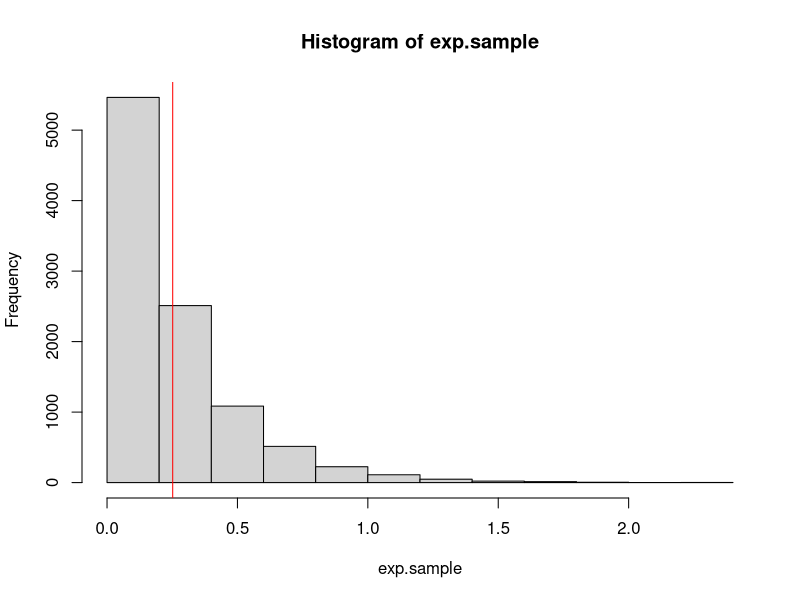
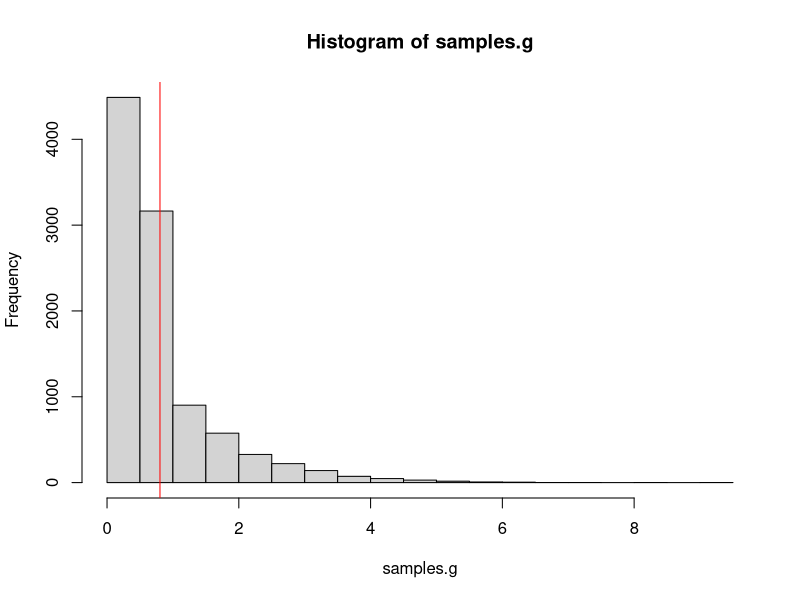
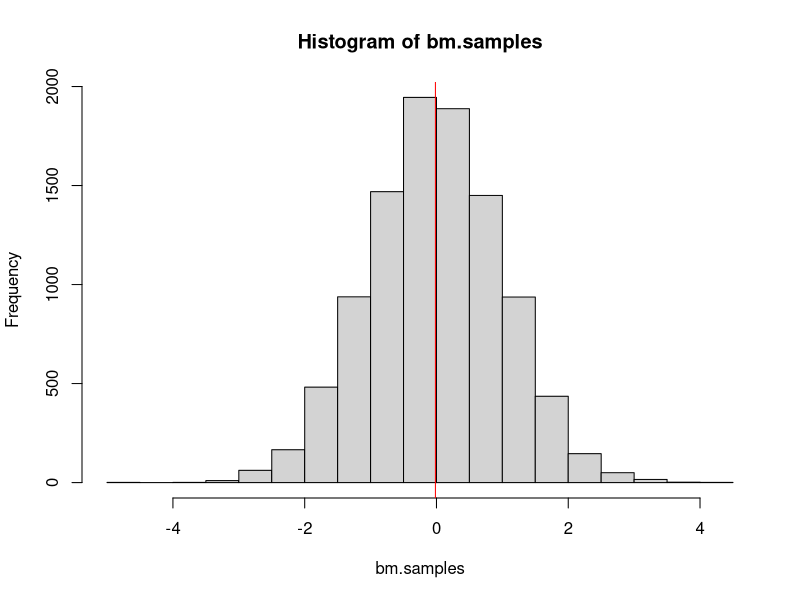
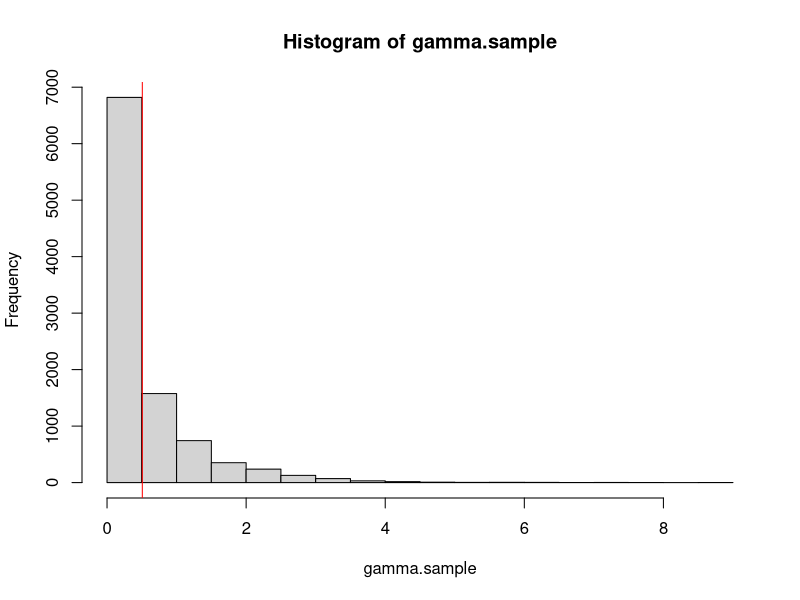
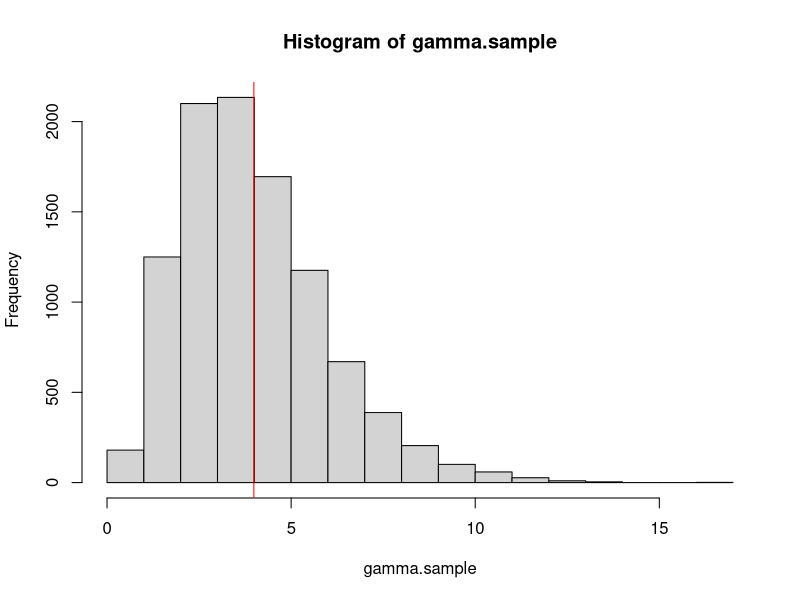
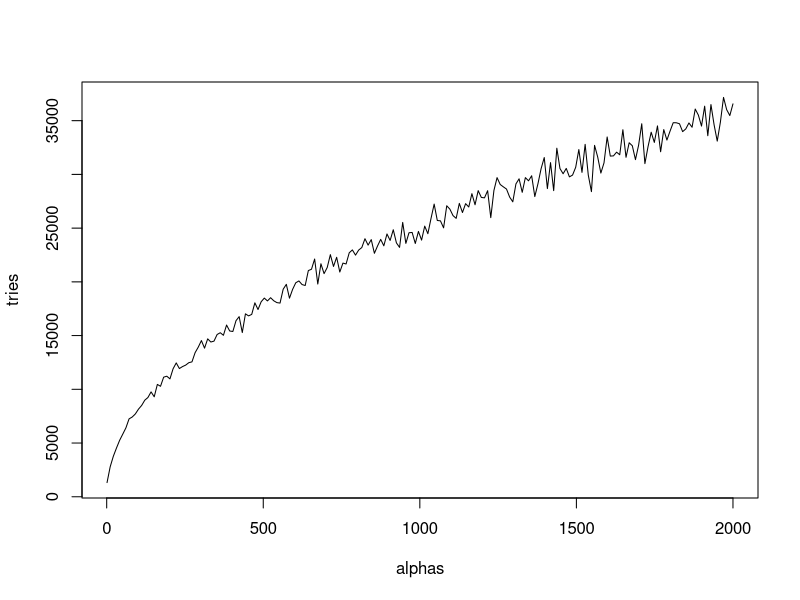
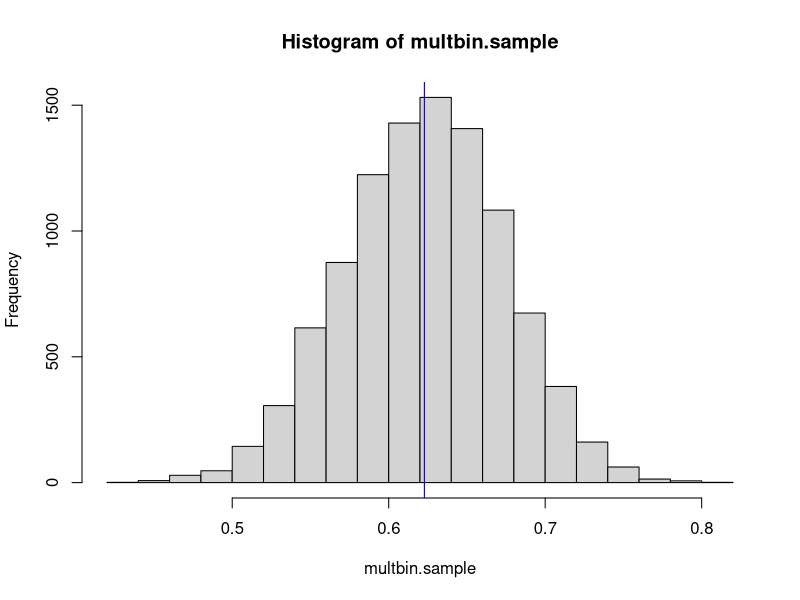

The R script that drew these images, in order:
## ---- chunk 1
knitr::opts_chunk$set(echo = TRUE)
## ---- chunk 2
# Function to sample n times from exponential distribution
samples_exp = function(rate, n){
  u = runif(n)          # Sample from unif(0,1) distribution
  x = - log(u) / rate   # Compute values using inverse cdf
  return(x)             # Vector of n samples
}

# Function to print mean and variance
print.mean.var = function(n, m.emp, m.th, v.emp, v.th) {
  cat('Number of samples:', n)
  cat('\n\nEmpirical mean:', m.emp)
  cat('\nTheoretical mean:', m.th)
  cat('\n\nEmpirical variance:', v.emp)
  cat('\nTheoretical variance:', v.th)
}

# Check function
set.seed(0)
rate = 4                                        # Set rate parameter
n = 10000                                       # Number of samples
exp.sample = samples_exp(rate, n)               # Sample
hist(exp.sample)                                # Histogram of sample

mean.emp.exp = mean(exp.sample)                 # Empirical mean
abline(v = mean.emp.exp, col = "red") 
mean.th.exp = 1 / rate                          # Theoretical mean

var.emp.exp = var(exp.sample)                   # Empirical variance
var.th.exp = 1 / rate^2                         # Theoretical variance

print.mean.var(n, mean.emp.exp, mean.th.exp, var.emp.exp, var.th.exp)  # Print values
## ---- chunk 3
# Function to sample from g using inverse cdf
samples_g = function(alpha, n) {
  c = alpha * exp(1) / (alpha + exp(1))   # Normalizing constant
  u = runif(n)                            # Sample from unif(0,1) distribution
  vec = rep(0, n)                         # Vector to store the generated samples
  for(i in 1:length(u)){
    # Use case 1 in inverse cdf to generate sample
    if(u[i]<= c/alpha) {vec[i] = (alpha * u[i] / c)^(1 / alpha)}
    # Use case 2 in inverse cdf to generate sample
    else {vec[i] = -log(1/alpha + exp(-1) - u[i]/c)}            
  }
  return(vec)
}

# Check function
set.seed(1) 
alpha = 0.8                               # Set parameter
c = alpha * exp(1) / (alpha + exp(1))     # Normalizing constant
n = 10000                                 # Number of samples
samples.g = samples_g(alpha, n)           # Sampling from g
hist(samples.g)                           # Histogram of samples

mean.emp.g = mean(samples.g)                      # Empirical mean
abline(v = mean.emp.g, col = "red") 
mean.theo.g = c * (1/(alpha+1) + 2*exp(-1))       # Theoretical mean

var.emp.g = var(samples.g)                                  # Empirical variance
var.theo.g = c * (1/(alpha+2) + 5*exp(-1)) - mean.theo.g^2  # Theoretical variance

print.mean.var(n, mean.emp.g, mean.theo.g, var.emp.g, var.theo.g)   # Print values
## ---- chunk 4
# Function to generate n samples from N(0,1) using Box Muller
boxmuller = function(n) {
  # Sample from unif(0,1)
  u1 = runif(n)
  u2 = runif(n)
  # Polar coordinates
  r = sqrt(-2*log(u1))
  theta = 2*pi*u2
  #Cartesian coordinate(s)
  x = r*cos(theta)          # Vector of n independent samples
  #y = r*sin(theta)
  return(x)
}

# Check function
set.seed(10) 
n = 10000                       # Number of samples
bm.samples = boxmuller(n)       # Sampling from N(0,1)
hist(bm.samples)                # Histogram of samples

mean_bm = mean(bm.samples)      # Empirical mean
abline(v = mean_bm, col="red") 
var_bm = var(bm.samples)        # Empirical variance

print.mean.var(n, mean_bm, 0, var_bm, 1)  # Print values
## ---- chunk 5
# Function to generate a realization from d-variate normal distribution
mult_normal = function(d, mu, sigma) {
  # mu is vector of means, must have length d
  # sigma is covariance matrix, must have dimension dxd
  x = boxmuller(d)    # d N(0,1) distributed variables
  A = t(chol(sigma))  # Cholesky decomposition of covariance matrix (lower triangular)
  y = mu + A %*% x    # d-variate N(mu, sigma)
  return(y)
}


# Check function

# vector of means and covariance matrix
mu = c(1,2)         
sigma = cbind(c(1,0.5),c(0.5,1))

# Estimate mean and empirical variance
set.seed(50) 
n = 10000                     # Number of realizations
mu_est = rep(0,length(mu))    
multnor.sample = matrix(NA, n, length(mu))
for(i in 1:n) {
  multnor = mult_normal(length(mu),mu,sigma)
  mu_est = mu_est + multnor
  multnor.sample[i,] = multnor
  }
mu_est = mu_est / n               # Estimated mean vector

sigma_est = var(multnor.sample)   # Estimated covariance matrix

# Printing
cat('True mean:', mu)
cat('\nEstimated mean:', mu_est)
cat('\n\nTrue covariance matrix:\n')
sigma
cat('\nEstimated covariance matrix:\n')
sigma_est
## ---- chunk 6
# Function to calculate the acceptance probability
accprob = function(x, alpha) {
  if(x<1) {return(exp(-x))}
  else if(x>=1) {return(x^(alpha-1))}
}

# Function to generate n samples from f
gamma_rejsamp = function(n, alpha) {
  vec = rep(0, n)             # Vector for storing the accepted samples
  i = 1
  while(i<=n) {
    x = samples_g(alpha, 1)   # Sample from proposal density
    u = runif(1)              # Sample from unif(0,1)
    a = accprob(x, alpha)     # Calculate acceptance probability
    if(u<=a) {                # Accept x as a sample
      vec[i] = x              # Store x
      i = i + 1
      }
  }
  return(vec)
}

# Check function
set.seed(60) 
alpha = 0.5     # Set parameter
n = 10000       # Number of samples
gamma.sample = gamma_rejsamp(n, alpha)    # Generate samples
hist(gamma.sample) 


mean.emp = mean(gamma.sample)   # Empirical mean 
abline(v = mean.emp, col = "red") 
mean.theo = alpha               # Theoretical mean

var.emp = var(gamma.sample)     # Empirical variance
var.theo = alpha                # Theoretical variance

print.mean.var(n, mean.emp, mean.theo, var.emp, var.theo)   # Printing values
## ---- chunk 7
# Function to generate n samples from ln(unif(0,ab))
inv.cdf.sampling = function(n, ln.ab) {
  u = runif(n)    # Sample from unif(0,1)
  x = ln.ab + log(u)   # Using inverse cdf
  return(x)
}

# Function to generate n samples from f
# alpha > 1
# Using log-scale to avoid numerical problems
samples.f = function(n, alpha) {
  vec = rep(0,n)                        # Vector for storing the samples
  i = 1                                 # Count index in vec
  lna = (alpha-1) / 2 * (log(alpha-1) -1) # Value of ln(a)
  lnb = (alpha+1) / 2 * (log(alpha+1) -1) # Value of ln(b_+)
  tries = 0                             # Count number of tries
  while(i<=n) {
    z1 = inv.cdf.sampling(1,lna)          # Sample from ln(unif(0,a))
    z2 = inv.cdf.sampling(1,lnb)          # Sample from ln(unif(b_-,b_+))
    diff = z2 - z1
    limit = ((alpha-1)*diff - exp(diff)) / 2  # Calculate upper limit for z1 in C_f
    if(z1 <= limit) {                   # Accept the sample
      vec[i] = exp(diff)                # Store ratio of uniforms
      i = i + 1
    }
    tries = tries + 1
  }
  return(c(tries,vec))                  # Return number of tries and vector of samples
}

# Check function
set.seed(100) 
alpha = 4       # Set parameter
n = 10000       # Number of samples
gamma.sample = samples.f(n,alpha)[-1]   # Generate samples
hist(gamma.sample)                      # Histogram of samples

mean.emp = mean(gamma.sample)           # Empirical mean
abline(v = mean.emp, col = "red") 
mean.theo = alpha                       # Theoretical mean

var.emp = var(gamma.sample)             # Empirical variance
var.theo = alpha                        # Theoretical variance

print.mean.var(n, mean.emp, mean.theo, var.emp, var.theo) # Printing values

# Number of tries for different alphas
n = 1000                                # Number of samples to generate
alphas = seq(1.1,2000,length.out = 200)   # Values for alpha  
tries = rep(0,length(alphas))           # Vector to store number of tries
for(i in 1:length(alphas)) {
  s = samples.f(1000,alphas[i])
  tries[i] = s[1]
}
plot(alphas, tries, type = "l")                      # Plot of alpha vs number of tries
## ---- chunk 8
# Function to generate n samples from gamma distribution
gamma = function(n, alpha, beta) {
  # alpha<1, beta is an inverse scale parameter
  if(alpha<1) {return(gamma_rejsamp(n,alpha) / beta)}
  # alpha>1, beta is an inverse scale parameter
  else if(alpha>1) {return(samples.f(n,alpha)[-1] / beta)}  
  # alpha=1, exponential distribution with rate beta
  else {return(samples_exp(beta,n))}                        
}

# Test function

# Function to generate samples and print values
test.gam = function(n, alpha, beta) {
  gam.samp = gamma(n, alpha, beta)
  mean.emp = mean(gam.samp)
  mean.theo = alpha / beta
  var.emp = var(gam.samp)
  var.theo = alpha / beta^2
  cat('alpha=',alpha,'\nbeta=',beta,'\n')
  print.mean.var(n, mean.emp, mean.theo, var.emp, var.theo)
  cat('\n\n\n')
}

# Set parameters
set.seed(30) 
n = 10000
alpha = c(0.5, 1, 10)
beta = 2

test.gam(n, alpha[1], beta)
test.gam(n, alpha[2], beta)
test.gam(n, alpha[3], beta)

## ---- chunk 9
#Function for generating one Diriclet distributed variable with parameter alpha:
dirichlet <- function(alphas){      
  zs = rep(0,length(alphas))        # initiating vector for z_k
  for (k in 1:length(alphas)){
    zs[k] <- gamma(1,alphas[k],1)   # one sample of gamma(alpha_k,1)
  }
  return(zs/sum(zs))                #return vector of x_k's
}

#Testing
K = 3                                   # setting arbitrary parameter K
alphas <- c(0.5,1.0,1.5)                # setting arbitrary alpha parameters
mean.theo <- alphas/sum(alphas)         # theoretical mean 
dirichlet.samples <- rep(0,K)           # initiate samples 
for (i in 1:300){dirichlet.samples = dirichlet.samples + dirichlet(alphas)}   # sample from Diriclet 300 times
mean.diriclet = dirichlet.samples/300   # sample mean
cat("The theoretical means for the Diriclet distribution with K=3, alpha=(0.5,1.0,1.5) \n")
mean.theo
cat("Sample means for the Diriclet distribution with K=3, alpha=(0.5,1.0,1.5) \n")
mean.diriclet

## ---- chunk 10
# Function for ln(f(x))
lnf = function(x) {
  return(125*log(2+x) + 38*log(1-x) + 34*log(x))
}

# Function for ln of the acceptance probability
ln.accprob = function(x) {
  xmax = (15 + sqrt(53809)) / 394   # x value that gives the maximum of ln(f(x))
  lnc = lnf(xmax)                   # Maximum of ln(f(x))
  return(lnf(x) - lnc)
}

multbinom = function(n) {
  vec = rep(0,n)              # Vector to store the n samples
  i = 1
  tries = 0                   # Count number of tries
  while(i<=n) {
    theta = runif(1)          # Sample theta from proposal density
    lnu = log(runif(1))       # ln of sample from unif(0,1)
    lna = ln.accprob(theta)   # ln of acceptance probability
    if(lnu<=lna) {            # Accept sample
      vec[i] = theta
      i = i + 1
    }
    tries = tries + 1
  }
  return(c(tries,vec))
}

## ---- chunk 11
multbin = multbinom(10000)                # sample from multinomial
multbin.tries = multbin[1]                # no of attempts
multbin.sample = multbin[-1]              # samples
multbin.mean.MC <- mean(multbin.sample)   # Monte Carlo estimator of exepctation 

#Function for integrand to get prior of y
multbin.prior <- function(x){
  return((2+x)^125*(1-x)^38*x^34)
}

#function for integrand to get expectation of theta
multbin.integrand <- function(x){
  c <- integrate(multbin.prior,0,1)                 # gives f(y)
  return((1/(c$value))*x*(2+x)^125*(1-x)^38*x^34)   # gives theta*f(theta|y)
}

multbin.mean.exact <- integrate(multbin.integrand,0,1)  # numerical integral, theta from 0 to 1
multbin.mean.exact

#Histogram of sampled values of theta
hist(multbin.sample)
abline(v = multbin.mean.MC, col="red")              # Monte Carlo integration mean
abline(v = multbin.mean.exact$value, col="blue")    # Expectation from numerical integration 
## ---- chunk 12
#Average number of attempts before getting an accepted sample
tries.per.sample = multbin.tries / length(multbin.sample)
tries.per.sample

#The theoretical value of the average number of samples needed to get acceptance:
norm.const <- integrate(multbin.prior,0,1)    # the normalizing constant, f(y)
lg.norm.const <- log(norm.const$value)        # log-scaling normalizing constant
xmax = (15 + sqrt(53809)) / 394               # x-val wchich gives maximum f(theta|y)
lg.overall.acceptance <- lnf(xmax)            # overall acceptance c, f(xmax)
lgc <- lg.overall.acceptance - lg.norm.const  # normalized c, log-scale
tries.per.sample.theo <- exp(lgc)             # taking the exponential of the log-scale c
tries.per.sample.theo

## ---- chunk 13
set.seed(50)
#Monte Carlo estimator of theta given y, with Beta(1,5) as prior of theta
multbin.beta15.IS <- sum(multbin.sample*(1-multbin.sample)^4)/sum((1-multbin.sample)^4)
multbin.beta15.IS

